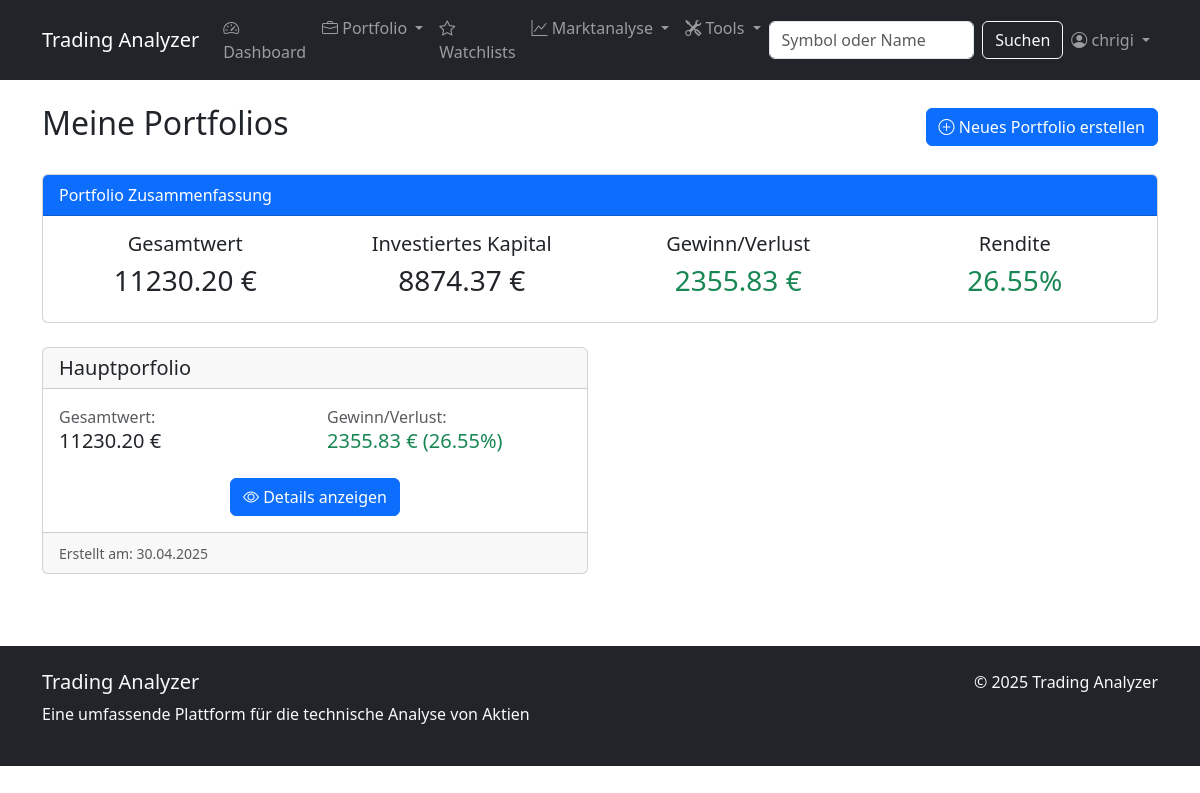
The page /portfolio/ (signed in) on the database its author committed.
### stock_analyzer/models.py (models this page shows, shortened)
class Portfolio(models.Model):
    user = models.ForeignKey(User, on_delete=models.CASCADE, related_name='portfolios')
    name = models.CharField(max_length=100)
    description = models.TextField(blank=True, null=True)
    created_at = models.DateTimeField(auto_now_add=True)
    updated_at = models.DateTimeField(auto_now=True)
    total_value = models.DecimalField(max_digits=12, decimal_places=2, default=0)
    total_cost = models.DecimalField(max_digits=12, decimal_places=2, default=0)
    total_gain_loss = models.DecimalField(max_digits=12, decimal_places=2, default=0)
    percent_gain_loss = models.DecimalField(max_digits=6, decimal_places=2, default=0)

### stock_analyzer/views.py (the view)
# urls.py: path('portfolio/', views.portfolio_list, name='portfolio_list'),
@login_required
def portfolio_list(request):
    portfolios = Portfolio.objects.filter(user=request.user).order_by('-created_at')
    total_portfolio_value = sum(portfolio.total_value for portfolio in portfolios)
    total_portfolio_cost = sum(portfolio.total_cost for portfolio in portfolios)
    total_gain_loss = sum(portfolio.total_gain_loss for portfolio in portfolios)
    if total_portfolio_cost > 0:
        percent_gain_loss = (total_gain_loss / total_portfolio_cost) * 100
    else:
        percent_gain_loss = 0
    context = {
        'portfolios': portfolios,
        'total_portfolio_value': total_portfolio_value,
        'total_portfolio_cost': total_portfolio_cost,
        'total_gain_loss': total_gain_loss,
        'percent_gain_loss': percent_gain_loss
    }
    return render(request, 'stock_analyzer/portfolio/portfolio_list.html', context)

### stock_analyzer/templates/stock_analyzer/portfolio/portfolio_list.html (shortened to what this page needs)
{% extends 'stock_analyzer/base.html' %}
{% block content %}
<div class="d-flex justify-content-between align-items-center mb-4">
    <h2>Meine Portfolios</h2>
    <a href="{% url 'portfolio_create' %}" class="btn btn-primary">
        <i class="bi bi-plus-circle"></i> Neues Portfolio erstellen
    </a>
</div>
{% if portfolios %}
    <div class="card mb-4">
        <div class="card-header bg-primary text-white">
            Portfolio Zusammenfassung
        </div>
        <div class="card-body">
            <div class="row">
                <div class="col-md-3 text-center">
                    <h5>Gesamtwert</h5>
                    <h3>{{ total_portfolio_value|floatformat:2 }} €</h3>
                </div>
                <div class="col-md-3 text-center">
                    <h5>Investiertes Kapital</h5>
                    <h3>{{ total_portfolio_cost|floatformat:2 }} €</h3>
                </div>
                <div class="col-md-3 text-center">
                    <h5>Gewinn/Verlust</h5>
                    <h3 class="{% if total_gain_loss > 0 %}text-success{% elif total_gain_loss < 0 %}text-danger{% endif %}">
                        {{ total_gain_loss|floatformat:2 }} €
                    </h3>
                </div>
                <div class="col-md-3 text-center">
                    <h5>Rendite</h5>
                    <h3 class="{% if percent_gain_loss > 0 %}text-success{% elif percent_gain_loss < 0 %}text-danger{% endif %}">
                        {{ percent_gain_loss|floatformat:2 }}%
                    </h3>
                </div>
            </div>
        </div>
    </div>
    <div class="row">
        {% for portfolio in portfolios %}
            <div class="col-md-6 mb-4">
                <div class="card h-100">
                    <div class="card-header">
                        <h5 class="card-title mb-0">{{ portfolio.name }}</h5>
                    </div>
                    <div class="card-body">
                        <div class="row mb-3">
                            <div class="col-6">
                                <span class="d-block text-muted">Gesamtwert:</span>
                                <span class="h5">{{ portfolio.total_value|floatformat:2 }} €</span>
                            </div>
                            <div class="col-6">
                                <span class="d-block text-muted">Gewinn/Verlust:</span>
                                <span class="h5 {% if portfolio.total_gain_loss > 0 %}text-success{% elif portfolio.total_gain_loss < 0 %}text-danger{% endif %}">
                                    {{ portfolio.total_gain_loss|floatformat:2 }} € ({{ portfolio.percent_gain_loss|floatformat:2 }}%)
                                </span>
                            </div>
                        </div>
                        <div class="text-center mt-4">
                            <a href="{% url 'portfolio_detail' portfolio.id %}" class="btn btn-primary">
                                <i class="bi bi-eye"></i> Details anzeigen
                            </a>
                        </div>
                    </div>
                    <div class="card-footer text-muted">
                        <small>Erstellt am: {{ portfolio.created_at|date:"d.m.Y" }}</small>
                    </div>
                </div>
            </div>
        {% endfor %}
    </div>
{% endif %}
{% endblock %}

### stock_analyzer/templates/stock_analyzer/base.html (shortened to what this page needs)
<!DOCTYPE html>
<html lang="de">
<head>
    <link href="https://cdn.jsdelivr.net/npm/bootstrap@5.3.0/dist/css/bootstrap.min.css" rel="stylesheet">
    <link rel="stylesheet" href="https://cdn.jsdelivr.net/npm/bootstrap-icons@1.11.0/font/bootstrap-icons.css">
</head>
<body>
    <nav class="navbar navbar-expand-lg navbar-dark bg-dark">
    <div class="container">
        <a class="navbar-brand" href="{% url 'index' %}">Trading Analyzer</a>
        <div class="collapse navbar-collapse" id="navbarNav">
            <ul class="navbar-nav me-auto">
                <li class="nav-item">
                    <a class="nav-link" href="{% url 'index' %}">
                        <i class="bi bi-speedometer2"></i> Dashboard
                    </a>
                </li>
                {% if user.is_authenticated %}
                <li class="nav-item dropdown">
                    <a class="nav-link dropdown-toggle" href="#" id="portfolioDropdown" role="button" data-bs-toggle="dropdown">
                        <i class="bi bi-briefcase"></i> Portfolio
                    </a>
                </li>
                {% endif %}
                {% if user.is_authenticated %}
                <li class="nav-item">
                    <a class="nav-link" href="{% url 'my_watchlists' %}">
                        <i class="bi bi-star"></i> Watchlists
                    </a>
                </li>
                {% endif %}
                <li class="nav-item dropdown">
                    <a class="nav-link dropdown-toggle" href="#" id="marketDropdown" role="button" data-bs-toggle="dropdown">
                        <i class="bi bi-graph-up"></i> Marktanalyse
                    </a>
                </li>
                {% if user.is_authenticated %}
                <li class="nav-item dropdown">
                    <a class="nav-link dropdown-toggle" href="#" id="toolsDropdown" role="button" data-bs-toggle="dropdown">
                        <i class="bi bi-tools"></i> Tools
                    </a>
                </li>
                {% endif %}
            </ul>
            <form class="d-flex" action="{% url 'search_stocks' %}" method="get" id="search-form">
                <input class="form-control me-2" type="search" placeholder="Symbol oder Name" name="q" id="search-input">
                <button class="btn btn-outline-light" type="submit">Suchen</button>
            </form>
            <ul class="navbar-nav ms-auto">
                {% if user.is_authenticated %}
                <li class="nav-item dropdown">
                    <a class="nav-link dropdown-toggle" href="#" id="navbarDropdown" role="button" data-bs-toggle="dropdown">
                        <i class="bi bi-person-circle"></i> {{ user.username }}
                    </a>
                </li>
                {% endif %}
            </ul>
        </div>
    </div>
</nav>
    <div class="container mt-4">
        {% block content %}{% endblock %}
    </div>
    <footer class="bg-dark text-light py-4 mt-5">
        <div class="container">
            <div class="row">
                <div class="col-md-6">
                    <h5>Trading Analyzer</h5>
                    <p>Eine umfassende Plattform für die technische Analyse von Aktien</p>
                </div>
                <div class="col-md-6 text-md-end">
                    <p>&copy; {% now "Y" %} Trading Analyzer</p>
                </div>
            </div>
        </div>
    </footer>
</body>
</html>

### rows shown on the page
Portfolio: name "Hauptporfolio", total_value "11230.20", total_gain_loss "2355.83", percent_gain_loss "26.55", created_at "30.04.2025"

### other values the page prints
{{ user.username }} "chrigi"
{{ total_portfolio_value|floatformat:2 }} "11230.20"
{{ total_portfolio_cost|floatformat:2 }} "8874.37"
{{ total_gain_loss|floatformat:2 }} "2355.83"
{{ percent_gain_loss|floatformat:2 }} "26.55"
